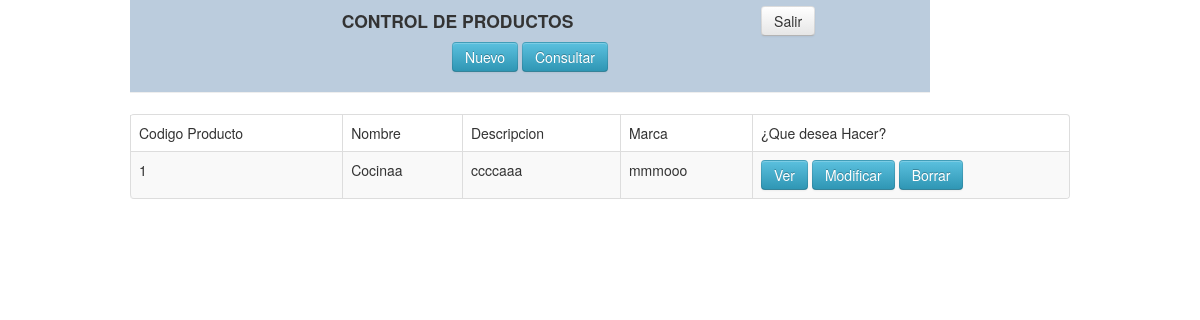
/raiz/productos/query.php, run on the app's committed database.
### tables this page shows
CREATE TABLE `productos` (
  `idproducto` int(11) NOT NULL AUTO_INCREMENT,
  `nombre` varchar(100) NOT NULL,
  `descripcion` varchar(150) NOT NULL,
  `marca` varchar(50) NOT NULL,
  `modelo` varchar(30) NOT NULL,
  `cantidad` float NOT NULL,
  `preciounitario` float NOT NULL,
  `total` float NOT NULL,
  `precioventa` float NOT NULL,
  `valorcuotames` float NOT NULL,
  `valorcuotaquince` float NOT NULL,
  PRIMARY KEY (`idproducto`)
);

### raiz/productos/query.php (the view, shortened to what this page needs)
<!DOCTYPE html>
<html lang="sp">
<head>
    <link   href="../css/bootstrap.min.css" rel="stylesheet">
</head>
<body>
    <div class="container">
			<div class="mmenu" align="center">
					<table width="750" >
						<tr>
						<td align="center"><H4>CONTROL DE PRODUCTOS</H4></td>
					 <td><a href="index.php"  class="btn">Salir</a></td>
						</tr>
					</table>
					<a href="create.php" alt="Nuevo Registro..." class="btn btn-info"> Nuevo</a>
					<a href="query.php" alt="Consultar Registros..." class="btn btn-info">Consultar</a>
					<hr>
			 </div>
			 <table class="table table-striped table-bordered">
		              <thead>
		                <tr>
		                  <td>Codigo Producto</td>
		                  <td>Nombre </td>
		                  <td>Descripcion</td>
				  <td>Marca</td>
				  <td>¿Que desea Hacer?</td>
		                </tr>
		              </thead>
		              <tbody>
		              <?php
					   $pdo = Database::connect();
					   $sql = 'SELECT * FROM productos ORDER BY nombre';
	 				   foreach ($pdo->query($sql) as $row) {
						   		echo '<tr>';
							   	echo '<td>'. $row['idproducto'] . '</td>';
							   	echo '<td>'. $row['nombre'] . '</td>';
							   	echo '<td>'. $row['descripcion'] . '</td>';
								echo '<td>'. $row['marca'] . '</td>';
								echo '<td width=300>';
							   	echo '<a class="btn btn-info" href="read.php?id='.$row['idproducto'].'">Ver</a>';
							   	echo '<a class="btn btn-info" href="update.php?id='.$row['idproducto'].'">Modificar</a>';
							   	echo '<a class="btn btn-info" href="delete.php?id='.$row['idproducto'].'">Borrar</a>';
							   	echo '</td>';
							   	echo '</tr>';
					   }
					  ?>
				      </tbody>
	         </table>
    </div>
  </body>
</html>

### data on the page
productos: idproducto "1", nombre "Cocinaa", descripcion "ccccaaa", marca "mmmooo"
